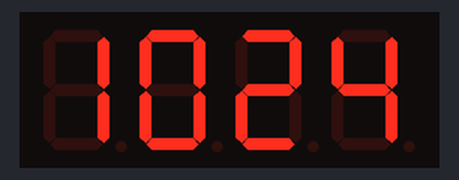
The sketch below on a simulated ESP8266 (NodeMCU). On the bench: 4-digit seven-segment display. WiFi joins after 1.5 s; servers stay silent unless stated; network time is answered at once with the bench clock; the local clock reads 2024-03-15 10:24:30 at power-on unless the sketch sets it; what the sketch prints to the serial monitor is not drawn.

Above: at 1.8 s.
At 66.1 s:
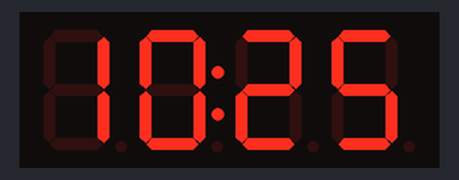
At 129.1 s:
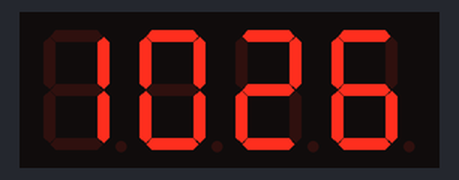

The sketch:

NTP_Clock.ino
```cpp
#include <NTPClient.h>
#include <ESP8266WiFi.h>
#include <WiFiUdp.h>
#include <TM1637Display.h>

#define CLK D2
#define DIO D3

TM1637Display display = TM1637Display(CLK, DIO);

const char *ssid = "LABKOM";
const char *password = "";

const long utcOffsetInSeconds = 7 * 3600;  // UTC offset for WIB (GMT+7)

WiFiUDP ntpUDP;
NTPClient timeClient(ntpUDP, "pool.ntp.org", utcOffsetInSeconds);

void setup() {
  Serial.begin(115200);
  display.clear();

  WiFi.begin(ssid, password);

  while (WiFi.status() != WL_CONNECTED) {
    delay(500);
    Serial.print(".");
  }

  timeClient.begin();
}

void loop() {
  int A, B;

  timeClient.update();
  display.setBrightness(7);

  A = timeClient.getHours() * 100 + timeClient.getMinutes();
  B = timeClient.getSeconds();

  if ((B % 2) == 0) {
    display.showNumberDecEx(A, 0b01000000, false, 4, 0);
  } else {
    display.showNumberDecEx(A, 0b00000000, false, 4, 0);
  }
}
```
